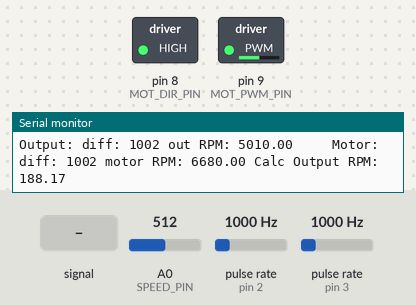
Recording of a sketch running on a simulated Arduino Uno, built with avr-gcc and run on an emulated ATmega328P. On the bench: switched loads named in the sketch (green lamp = pin HIGH), the last lines printed to the serial monitor. Wiring (inferred from the names in the program): 2 × pulse sensor: data pin 2 / data pin 3. The test bench sets the inputs (shaded band); at power-on: A0 (SPEED_PIN) = 512, pulse rate (sensors on pin 2, pin 3) 1000 Hz.

Above: at 1.2 s.
1.3 s: A0 (SPEED_PIN) fed a 200 Hz sine of ±81 counts around its level
4.3 s: A0 (SPEED_PIN) set to 900
At 4.7 s:
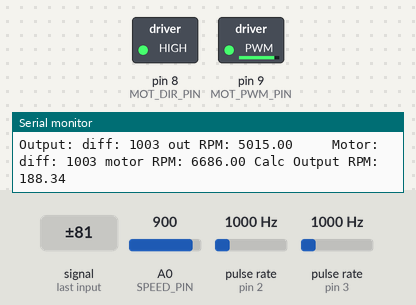
5.8 s: A0 (SPEED_PIN) set to 122
At 6.3 s:
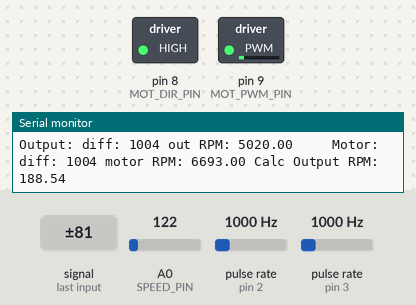
7.3 s: A0 (SPEED_PIN) set to 0
At 8.2 s:
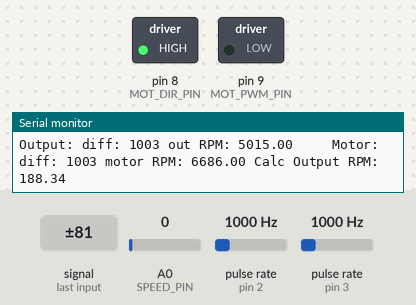
Timing chart, 0 to 9.8 s (numbered marks = the images above; inputs shaded):
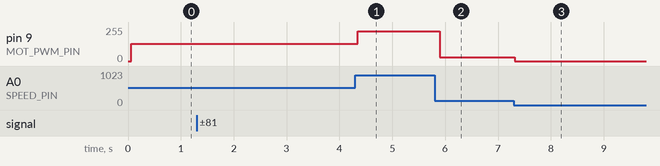

Measured:
- after the input at 5.8 s, pin 9 (MOT_PWM_PIN): 225/255 → 30/255 after 0.09 s
- after the input at 7.3 s, pin 9 (MOT_PWM_PIN): 30/255 → 0/255 at once

The sketch:

motorControl.ino
```cpp
//  Motor control testing form the Ali Express 24GP-2430 motor
//  My Model number is DC24V169RPM - 24v 169 Max RPM
//
// The speed controll for this line of motors is inverted.
// A 0% duty cycle is full speed. 100% duty cycle stops the motor
// For the TimerOne Library, 1023 is 100% duty cycle - full stop


#include <TimerOne.h>

// Constants
const int CW=HIGH; // Used to set the direction of motor to clockwise, looking at the front of the motor
const int CCW=LOW; // Set direction to counter clockwise
const int maxSpeed=0;
const int stop=1023;
const int PID_UPDATE_TIME=100;  // mSec

// Motor Drive settings
int speed=1023;  // Start with the motor stopped
int speedCmd;
bool direction = CW;
int pwmFreq = 40; // Cycle duration in uSec.  Take the inverse for Freq i.e. 1/40uS=25KHz. Range is 20KHz-30KHz

// Pin Definitions
const int MOT_ENC_PIN = 2;
const int MOT_DIR_PIN = 8;
const int MOT_PWM_PIN = 9;
const int OUT_ENC_PIN = 3;
const int SPEED_PIN = A0;

// Motor Encoder Variables
long mCnt, mPrevCnt,mCurrentCnt, mDiff;
float mRPM, calcOutRPM;

// Ouptut Encoder Variables
long oCnt, oPrevCnt, oCurrentCnt, oDiff;
float oRPM;

// Misc variables
long printTime, printTimer=1000;
long pidTime, pidTimer=PID_UPDATE_TIME;

void setup(void)
{
  // Initialize Pins as input
  pinMode(MOT_ENC_PIN, INPUT_PULLUP);  // Motor encoder output needs a pull-up
  pinMode(OUT_ENC_PIN, INPUT);
  pinMode(MOT_DIR_PIN, OUTPUT);  // Motor direction control
  pinMode(MOT_PWM_PIN, OUTPUT);  // PWM drive
  //pinMode(SPEED_PIN, INPUT);

  // Calls to enable Timer1 for PWM
  Timer1.initialize(pwmFreq);
  Timer1.pwm(MOT_PWM_PIN, 0);

  // Set Initial Direction
  digitalWrite(MOT_DIR_PIN, direction);

  // Attach interrupt to motor encoder
  attachInterrupt(digitalPinToInterrupt(MOT_ENC_PIN), encoderInterrupt, RISING);

  // Attach interrupt to output encoder
  attachInterrupt(digitalPinToInterrupt(OUT_ENC_PIN), outputInterrupt, RISING);

  // Initialize Serial communication
  Serial.begin(115200);

}

void loop(void)
{
  // Read speed pin, invert for 2430 motor
    speedCmd=1023-analogRead(SPEED_PIN);

    if (millis()-printTime>printTimer){
        print();
        printTime=millis();
    }

    if (millis()-pidTime>pidTimer){
        updatePid();
        pidTime=millis();
    }

    if (speed>speedCmd){
        decel();
        Timer1.setPwmDuty(MOT_PWM_PIN, 1023-speed);
    }
    if (speed<speedCmd){
        accel();
    }
}

void updatePid(){

    // Motor Encoder Variables
    long mPrevCnt,mCurrentCnt, mDiff;
    float mRPM, calcOutRPM;


}

void accel(){
if(speed<1023){
    speed++;
  }
  Timer1.setPwmDuty(MOT_PWM_PIN, 1023-speed);
}

void decel(){
if(speed>0){
    speed--;
  }
  Timer1.setPwmDuty(MOT_PWM_PIN, 1023-speed);
}


// Interrupt service routine for KY-10 pin
void encoderInterrupt() {
    mCnt++;
}

// Interrupt service routine for OUTPUT pin
void outputInterrupt() {
    oCnt++;
}

void print(){

    // Read the counters
    mCurrentCnt=mCnt;
    oCurrentCnt=oCnt;

    // Calculate the motor data
    mDiff=mCurrentCnt-mPrevCnt;  // Calculate the number of encoder pulses
    mRPM=mDiff*60/9; // Convert to pl/min and correct for 6 pl/rev
    calcOutRPM=mRPM/35.5;  // Calculate output RPM
    mPrevCnt=mCurrentCnt;  // Update previous count

    // Calculat the output encoder data
    oDiff=oCurrentCnt-oPrevCnt; // Calculate the number of encoder pulses
    oRPM=oDiff*60/12; // Correct for 12 pl/rev
    oPrevCnt=oCurrentCnt; // Update previous count

    Serial.print("Output: diff: ");
    Serial.print(oDiff);
    Serial.print(" out RPM: ");
    Serial.print(oRPM);

    Serial.print("     Motor: diff: ");
    Serial.print(mDiff);
    Serial.print(" motor RPM: ");
    Serial.print(mRPM);
    Serial.print(" Calc Output RPM: ");
    Serial.println(calcOutRPM);
}
```
